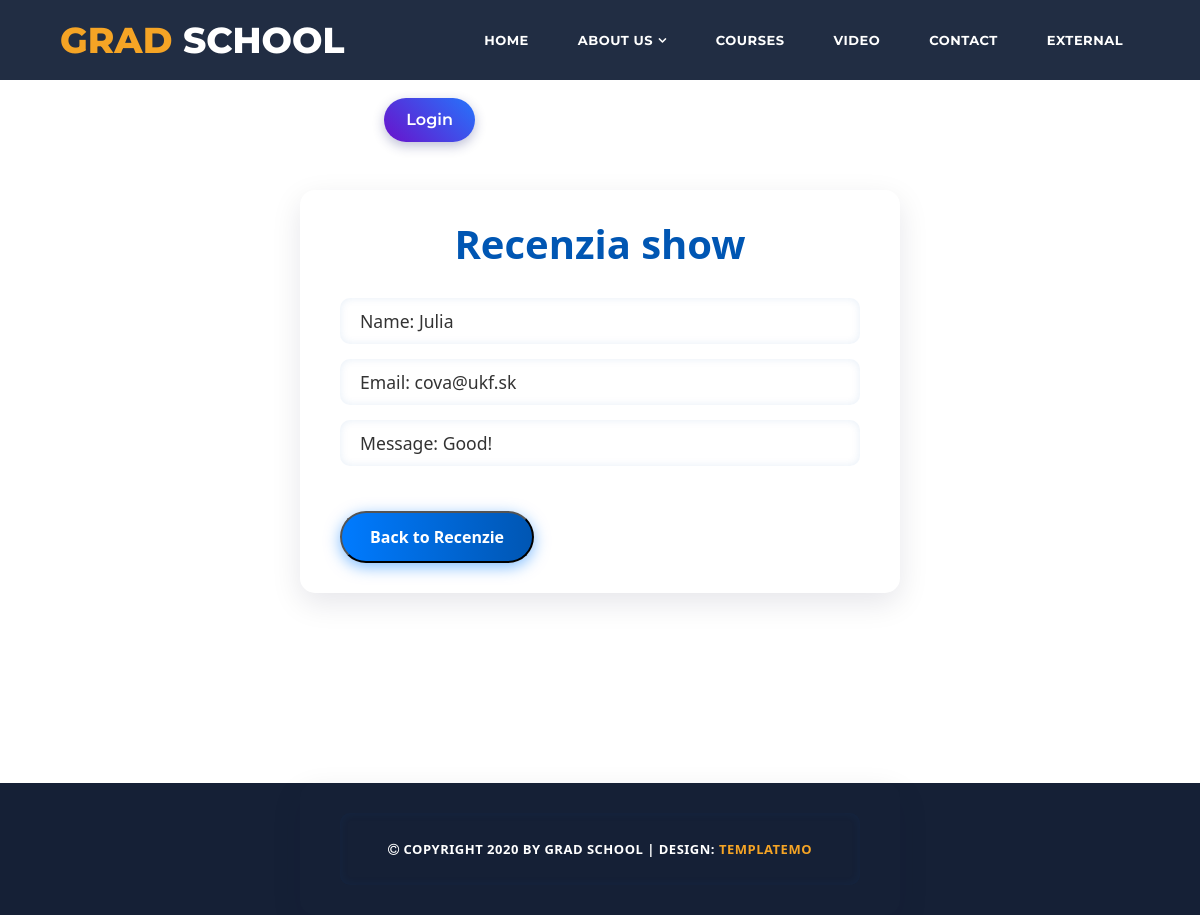
Screenshot of /review-show.php?id=1 with the database file from the repository.
### tables this page shows
CREATE TABLE `review` (
  `id` int(11) NOT NULL AUTO_INCREMENT,
  `name` varchar(150) NOT NULL,
  `email` varchar(150) NOT NULL,
  `message` TEXT NOT NULL,
  PRIMARY KEY (`id`)
);

### _inc/classes/Database.php (called while the page is built, shortened)
<?php
class Database
{
    private string $host;
    private string $db;
    private string $user;
    private string $pass;
    private string $charset;
    private ?PDO $pdo = null;
    public function __construct(
        string $host = "localhost",
        string $db = "db_pre_sait",
        string $user = "root",
        string $pass = "",
        string $charset = "utf8"
    ) {
        $this->host = $host;
        $this->db = $db;
        $this->user = $user;
        $this->pass = $pass;
        $this->charset = $charset;
    }
    private function connect(): void
    {
        $dsn = "mysql:host={$this->host};dbname={$this->db};charset={$this->charset}";
        try {
            $this->pdo = new PDO($dsn, $this->user, $this->pass, [
                PDO::ATTR_ERRMODE => PDO::ERRMODE_EXCEPTION,
                PDO::ATTR_DEFAULT_FETCH_MODE => PDO::FETCH_ASSOC,
                PDO::ATTR_EMULATE_PREPARES => false,
            ]);
        } catch (PDOException $e) {
            error_log("Database connection error: " . $e->getMessage());
            exit("Database error. Please contact administrator.");
        }
    }
    public function getConnection(): ?PDO
    {
        return $this->pdo;
    }
}
?>

### _inc/classes/Review.php (called while the page is built, shortened)
<?php
class Review
{
    private $db;
    public function __construct(Database $database)
    {
        $this->db = $database->getConnection();
    }
    public function show($id)
    {
        $stmt = $this->db->prepare("SELECT * FROM review WHERE id = :id");
        $stmt->bindParam(":id", $id, PDO::PARAM_INT);
        $stmt->execute();
        return $stmt->fetch(PDO::FETCH_ASSOC);
    }
}
?>

### review-show.php (the view, shortened to what this page needs)
<?php
include('partials/header.php');
$db = new Database();
$contact = new Review($db);
if(isset($_GET['id'])){
    $id = $_GET['id'];
    $contactData = $contact->show($id);
}
?>
<section class="container">
    <h1>Recenzia show</h1>
    <p>Name: <?php echo($contactData['name']);?></p>
    <p>Email: <?php echo($contactData['email']);?></p>
    <p>Message: <?php echo($contactData['message']);?></p>
    <button class="button" onclick="window.location.href='admin.php'">Back to Recenzie</button>
</section>
<?php
include('partials/footer.php');
?>

### assets/css/templatemo-grad-school.css (style rules this page uses)
body { font-family: 'Montserrat', sans-serif; }
p { font-size: 13px; line-height: 22px; }

### assets/css/review-show.css (style rules this page uses)
.container { margin-top: 190px; padding: 30px 40px; max-width: 600px; margin-left: auto; margin-right: auto; font-family: 'Segoe UI', Tahoma, Geneva, Verdana, sans-serif; border-radius: 15px; box-shadow: 0 10px 30px rgba(0, 0, 50, 0.1); color: #333; }
h1 { font-weight: 700; color: #0056b3; text-align: center; margin-bottom: 30px; }
p { font-size: 1.1rem; margin-bottom: 15px; padding: 12px 20px; border-radius: 10px; box-shadow: inset 0 0 8px rgba(0, 86, 179, 0.1); }
.button { display: inline-block; margin-top: 30px; padding: 12px 28px; background: linear-gradient(90deg, #007BFF, #0056b3); color: white; font-weight: 600; text-decoration: none; border-radius: 30px; box-shadow: 0 4px 15px rgba(0, 123, 255, 0.5); transition: background 0.3s ease, transform 0.2s ease, box-shadow 0.3s ease; }

### rows the page displays
review: name "Julia", email "cova@ukf.sk", message "Good!"

### other values shown
$page_name "HOME"
$page_name "ABOUT US"
$page_name "COURSES"
$page_name "VIDEO"
$page_name "CONTACT"
$page_name "EXTERNAL"
